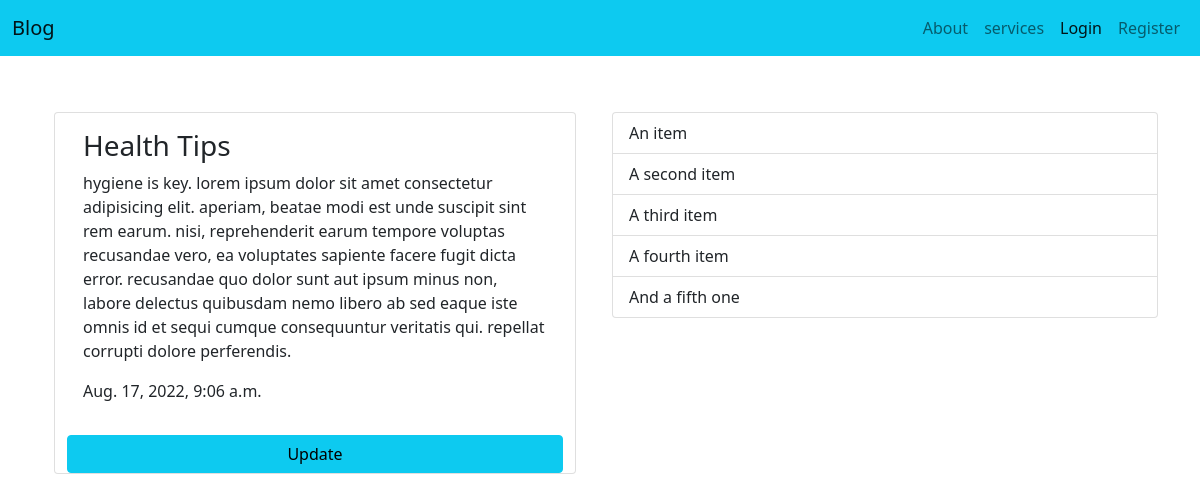
The page /read/3 on the database its author committed.
### blog/models.py (models this page shows, shortened)
class Post(models.Model):
    title = models.CharField(max_length=100)
    content = models.TextField()
    date_posted = models.DateTimeField(default=timezone.now)
    user = models.ForeignKey(User,on_delete=models.CASCADE)

### blog/views.py (the view)
# urls.py: path('read/<int:id>', read, name='blog-read'),
def read(request, id):
    post = get_object_or_404(Post,id=id)
    context = {
        'post':post,
    }
    return render(request, 'blog/read.html', context)

### blog/templates/blog/read.html (shortened to what this page needs)
{%extends 'base.html'%}
{% block main%}
<div class="container">
    <div class="row">
        <div class="card mb-5">
            <div class="card-body">
              <h3>{{post.title | capfirst}}</h3>
              <p>{{post.content | lower}}</p>
              <div class="my-2">
                <p>{{post.date_posted}}</p>
              </div>
            </div>
            <a href="{% url 'blog-update' post.id%}" class="btn btn-info">Update</a>
          </div>
    </div>
</div>
{%endblock%}

### rows shown on the page
Post: title "Health Tips", content "hygiene is key. lorem ipsum dolor sit amet consectetur adipisicing elit. aperiam, beatae modi est unde suscipit sint rem earum. nisi, reprehenderit earum tempore voluptas recusandae vero, ea voluptates sapiente facere fugit dicta error. recusandae quo dolor sunt aut ipsum minus non, labore delectus quibusdam nemo libero ab sed eaque iste omnis id et sequi cumque consequuntur veritatis qui. repellat corrupti dolore perferendis.", date_posted "Aug. 17, 2022, 9:06 a.m."
